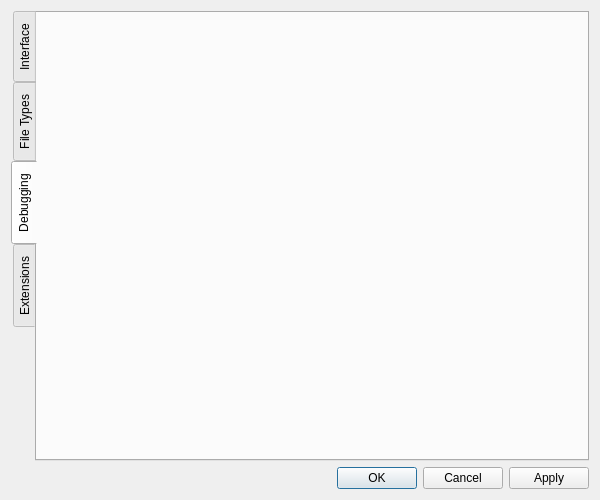
<?xml version="1.0" encoding="UTF-8"?>
<ui version="4.0">
 <class>SettingsDialog</class>
 <widget class="QDialog" name="SettingsDialog">
  <property name="geometry">
   <rect>
    <x>0</x>
    <y>0</y>
    <width>600</width>
    <height>500</height>
   </rect>
  </property>
  <property name="windowTitle">
   <string>Settings</string>
  </property>
  <layout class="QGridLayout" name="gridLayout">
   <item row="1" column="0">
    <widget class="QDialogButtonBox" name="buttonBox">
     <property name="orientation">
      <enum>Qt::Horizontal</enum>
     </property>
     <property name="standardButtons">
      <set>QDialogButtonBox::Apply|QDialogButtonBox::Cancel|QDialogButtonBox::Ok</set>
     </property>
    </widget>
   </item>
   <item row="0" column="0">
    <widget class="QTabWidget" name="tabWidget">
     <property name="tabPosition">
      <enum>QTabWidget::West</enum>
     </property>
     <property name="currentIndex">
      <number>2</number>
     </property>
     <widget class="QWidget" name="tab">
      <attribute name="title">
       <string>Interface</string>
      </attribute>
     </widget>
     <widget class="QWidget" name="tab_2">
      <attribute name="title">
       <string>File Types</string>
      </attribute>
     </widget>
     <widget class="QWidget" name="tab_4">
      <attribute name="title">
       <string>Debugging</string>
      </attribute>
     </widget>
     <widget class="QWidget" name="tab_3">
      <attribute name="title">
       <string>Extensions</string>
      </attribute>
     </widget>
    </widget>
   </item>
  </layout>
 </widget>
 <resources/>
 <connections>
  <connection>
   <sender>buttonBox</sender>
   <signal>accepted()</signal>
   <receiver>SettingsDialog</receiver>
   <slot>accept()</slot>
   <hints>
    <hint type="sourcelabel">
     <x>248</x>
     <y>254</y>
    </hint>
    <hint type="destinationlabel">
     <x>157</x>
     <y>274</y>
    </hint>
   </hints>
  </connection>
  <connection>
   <sender>buttonBox</sender>
   <signal>rejected()</signal>
   <receiver>SettingsDialog</receiver>
   <slot>reject()</slot>
   <hints>
    <hint type="sourcelabel">
     <x>316</x>
     <y>260</y>
    </hint>
    <hint type="destinationlabel">
     <x>286</x>
     <y>274</y>
    </hint>
   </hints>
  </connection>
 </connections>
</ui>
